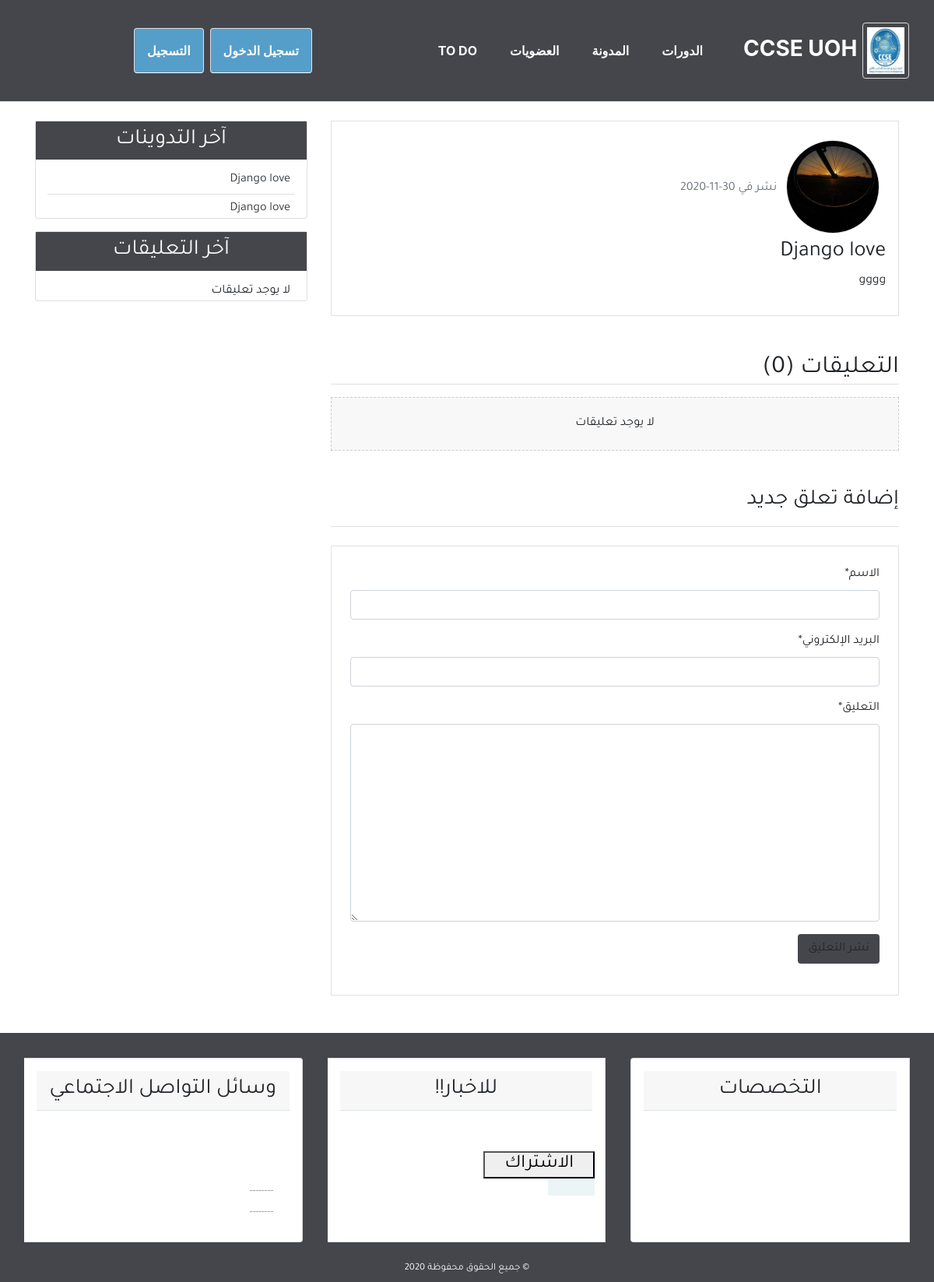
The page /detail/2/ on the database its author committed.
### blog/models.py (models this page shows, shortened)
class Post(models.Model):
    title = models.CharField(max_length=100)
    content = models.TextField()
    post_date = models.DateTimeField(default=timezone.now)
    post_update = models.DateTimeField(auto_now=True)
    author = models.ForeignKey(User, on_delete=models.CASCADE)
    def __str__(self):
        return self.title
    class Meta:
        ordering = ('-post_date', )

### user/models.py (models this page shows, shortened)
class Profile(models.Model):
    image = models.ImageField(default='default.jpg', upload_to='profile_pics')
    user = models.OneToOneField(User, on_delete=models.CASCADE)

### blog/views.py (the view)
# urls.py: path('detail/<int:post_id>/', views.post_detail, name='detail'),
def post_detail(request, post_id):
    post = get_object_or_404(Post, pk=post_id)
    comments = post.comments.filter(active=True)
    if request.method == 'POST':
        comment_form = NewComment(data=request.POST)
        if comment_form.is_valid():
            new_comment = comment_form.save(commit=False)
            new_comment.post = post
            new_comment.save()
            comment_form = NewComment()
    else:
        comment_form = NewComment()
    context = {
        'title': post,
        'post': post,
        'comments': comments,
        'comment_form': comment_form,
    }
    return render(request, 'blog/detail.html', context)

### blog/forms.py
class NewComment(forms.ModelForm):
    class Meta:
        model = Comment
        fields = ('name', 'email', 'body')

### blog/templatetags/post_tag.py (called while the page is built)
@register.inclusion_tag('blog/latest_posts.html')
def latest_posts():
    context = {
        'l_posts': Post.objects.all()[0:5],
    }
    return context

@register.inclusion_tag('blog/latest_comments.html')
def latest_comments():
    context = {
        'l_comments': Comment.objects.filter(active=True)[:5],
    }
    return context

### blog/templates/blog/detail.html (shortened to what this page needs)
{% extends 'blog/base.html' %}
{% block content %}
{% load crispy_forms_tags %}
<div class="border p-3 mb-3">
    <img class="img-fluid rounded-circle border m-2"style="width: 120px; height:120px;"
        src="{{post.author.profile.image.url}}" alt="صورة الناشر">
    <span class="text-secondary">نشر في {{post.post_date|date:'d-m-Y'}}</span>
    <h3>{{post.title}}</h3>
    <p>{{post.content}}</p>
</div>
<h2 class="border-bottom mt-5 mb-3">التعليقات ({{comments.count}})</h2>
{% for comment in comments %}
<ul class="p-3 comment">
    <h6 class="border-bottom p-2">( {{comment.name}} ) <span
            class="text-secondary">{{comment.comment_date|date:'d-m-Y'}}</span></h6>
    {{comment.body}}
</ul>
{% empty %}
<h6 class="text-center p-4 mb-3 comment">لا يوجد تعليقات</h6>
{% endfor %}
<h3 class="border-bottom pb-3 mb-3 mt-5">إضافة تعلق جديد</h3>
<div class="border p-4 mb-5 mt-4">
    <form method="POST">
        {{comment_form|crispy}}
        <input  class="btn bg-secondary" type="submit" value="نشر التعليق">
    </form>
</div>
{% endblock content %}

### blog/templates/blog/latest_posts.html
<ul class="list-group-flush latest-post">
    {% for post in l_posts %}
    <li class="list-group-item latest-post-item">
        <a class="text-dark" href="{% url 'detail' post.id %}">{{post.title}}</a>
    </li>
    {% empty %}
    <li class="list-group-item latest-post-item">لا يوجد تدوينات</li>
    {% endfor %}
</ul>

### blog/static/blog/css/main1.css (style rules this page uses)
html, body { direction: rtl; text-align: right; }
body { font-family: 'Tajawal', sans-serif; }
.bg-secondary { background-color: #45464b !important; }
.latest-post, .latest-comment { padding: 0 15px; }
.latest-post .latest-post-item, .latest-comment .latest-comment-item { padding: 6px; }
.latest-post li:first-child, .latest-comment li:first-child { border-top: 0; }
.latest-post li:last-child, .latest-comment li:last-child { border-bottom: 0; padding-bottom: 0; }
.comment { background-color: #f8f8f8; border: 1px dashed #CCC; }

### blog/static/blog/css/main11.css (style rules this page uses)
ul, ol { padding: 0; margin: 0; }
.bg-secondary { background-color: #45464b !important; }

### rows shown on the page
Post: author.profile.image (picture), post_date "30-11-2020", title "Django love", content "gggg"
Post: title "Django love"

### other values the page prints
{{ comments.count }} "0"
